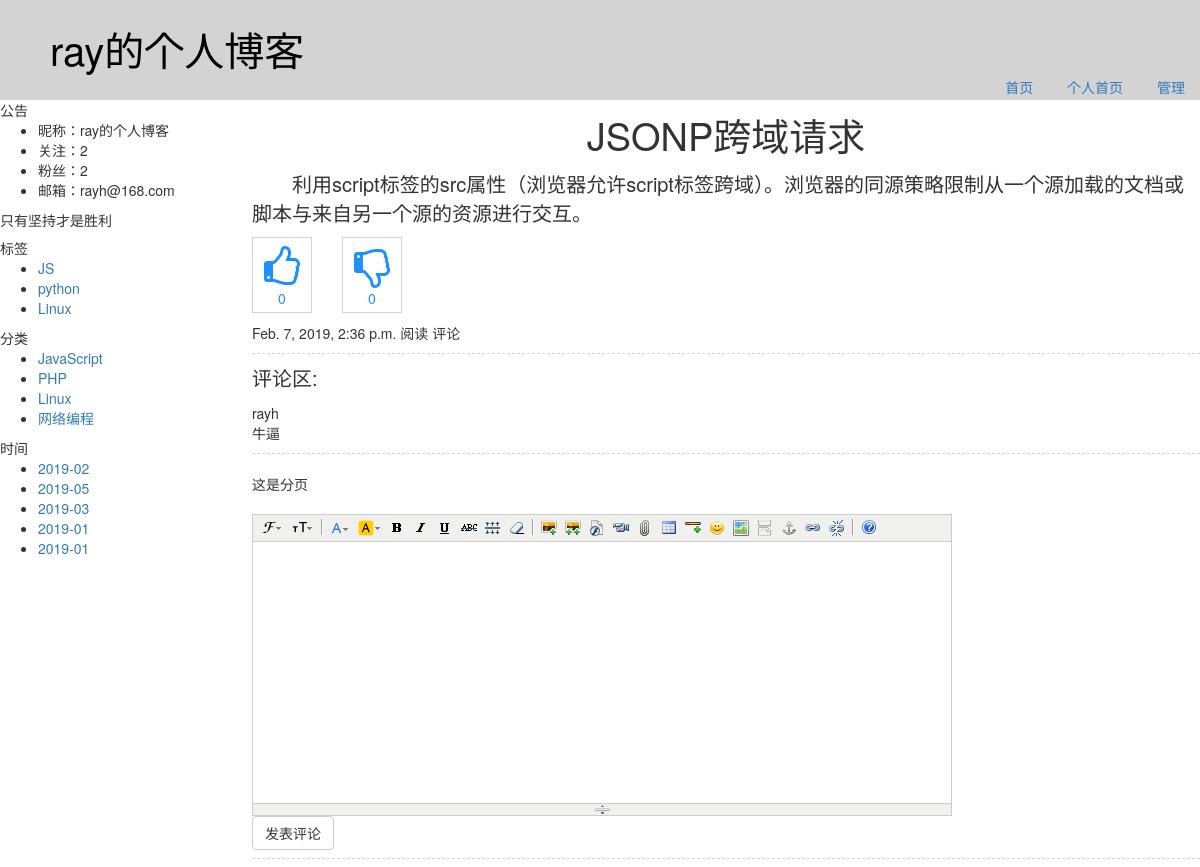
Page /ray-h/1.html on the committed database.
### repository/models.py (models this page shows, shortened)
class Blog(models.Model):
    bid = models.AutoField(primary_key=True)
    surfix = models.CharField(max_length=32,verbose_name='昵称前缀')
    theme = models.CharField(max_length=32,verbose_name='主题')
    title = models.CharField(max_length=32,verbose_name='标题')
    summary = models.CharField(max_length=32,verbose_name='简介')
    uid = models.ForeignKey(UserInfo,on_delete=models.CASCADE,unique=True)
    class Meta:
        verbose_name_plural = '博客表'

class UserInfo(models.Model):
    uid = models.AutoField(primary_key=True)
    username = models.CharField(max_length=32)
    pwd = models.CharField(max_length=32)
    email = models.EmailField(max_length=32)
    img = models.ImageField(upload_to='media/upload_imgs')
    user_user = models.ManyToManyField(
        to='UserInfo',
        through='User2User',
        through_fields=('from_user','to_user')
    )
    class Meta:
        verbose_name_plural = '用户表'

class Tag(models.Model):
    caption = models.CharField(max_length=32)
    bid = models.ForeignKey(Blog,on_delete=models.CASCADE)
    class Meta:
        verbose_name_plural = '标签表'

class Category(models.Model):
    caption = models.CharField(max_length=32,verbose_name='分类名称')
    bid = models.ForeignKey(Blog,on_delete=models.CASCADE)
    class Meta:
        verbose_name_plural = '分类表'

class Article(models.Model):
    title = models.CharField(max_length=32,verbose_name='标题')
    summary = models.CharField(max_length=100,verbose_name='简介')
    detail = models.CharField(max_length=500,verbose_name='详细')
    ctime = models.DateTimeField(null=True,blank=True)
    blog = models.ForeignKey(Blog,verbose_name='所属博客',on_delete=models.CASCADE)
    category = models.ForeignKey(Category,verbose_name='文章类型',on_delete=models.CASCADE)
    type_choices=[(1,"Python"),(2,"Linux"),(3,"JavaScript"),(4,"PHP")]      #主站的分类，通过索引查找相关信息
    article_type_id = models.IntegerField(choices=type_choices,default=None,verbose_name='主站分类')
    tags = models.ManyToManyField(
        to=Tag,
        through='Article2Tag',
        through_fields=('article','tag')
    )
    class Meta:
        verbose_name_plural='文章表'

### web/views/home.py (the view)
# urls.py: url(r'^(?P<surfix>\w+-*\w*)/(?P<nid>(\d+)).html$', home.home_article_detail),
def home_article_detail(request,surfix,nid):
    blog = Blog.objects.filter(surfix=surfix).first()
    follower = User2User.objects.filter(from_user__blog__surfix=surfix).count()
    fans = User2User.objects.filter(to_user__blog__surfix=surfix).count()
    tags = Tag.objects.filter(bid__surfix=surfix)
    category = Category.objects.filter(bid__surfix=surfix)
    ctime = Article.objects.filter(blog_id=blog.bid).extra(
        select={"p_time": "strftime('%%Y-%%m',ctime)"}
    )
    article_list = Article.objects.filter(blog__surfix=surfix,id=nid).first()
    return render(request, 'home_article_detail.html', {
        'blog': blog,
        'follower': follower,
        'fans': fans,
        'tags': tags,
        'category': category,
        'ctime': ctime,
        'article_list': article_list
    })

### templates/home_article_detail.html (shortened to what this page needs)
{% extends 'base/home_backend.html' %}
{% block style %}
    <link rel="stylesheet" href="/static/kindeditor/themes/simple/simple.css">
{% endblock %}
{% block article %}
    <div class="article">
        <p class="article-title">{{ article_list.title }}</p>
        <div class="article-detail">{{ article_list.detail }}</div>
        <div>
            <a class="thumbsUp">
                <i class="fa fa-thumbs-o-up fa-3x" aria-hidden="true"></i>0
            </a>
            <a class="thumbsDown">
                <i class="fa fa-thumbs-o-down fa-3x" aria-hidden="true"></i>0
            </a>
        </div>
        <div class="article-bottom">
                <span>{{ article_list.ctime }}</span>
                <span>阅读</span>
                <span>评论</span>
        </div>
        <p class="comment-title">评论区:</p>
        <div id="commentAll">
            <div class="comment-list">
                <span>{{ blog.uid.username }}</span>
                <p>牛逼</p>
            </div>
        </div>
        <div class="commentPage">这是分页</div>
        <div class="kindEditor">
            <input type="submit" class="btn btn-default com-btn" value="发表评论" onclick="comBtn()" />
        </div>
    </div>
{% endblock %}

### templates/base/home_backend.html (shortened to what this page needs)
<!DOCTYPE html>
<html lang="en">
<head>
    <link rel="stylesheet" href="/static/css/theme/{{ blog.theme }}.css">
    <link rel="stylesheet" href="/static/bootstrap/css/bootstrap.css">
    <link rel="stylesheet" href="/static/font-awesome/css/font-awesome.css">
    {% block style %}{% endblock %}
</head>
<body>
    <div class="title">
        <div class="title-name">{{ blog.title }}</div>
        <div class="title-left">
            <a href="/">首页</a>
            <a href="/{{ blog.surfix }}.html">个人首页</a>
            <a href="">管理</a>
        </div>
    </div>
    <div class="main">
        <div class="main-left">
            <div>
                <span>公告</span>
                <ul class="infomation">
                    <li>昵称：{{ blog.title }}</li>
                    <li>关注：{{ follower }}</li>
                    <li>粉丝：{% if fans == 0 %}
                            {{ 0|safe }}{% else %}{{ fans }}
                        {% endif %}
                    </li>
                    <li>邮箱：{{ blog.uid.email }}</li>
                </ul>
            </div>
            <div class="summary">{{ blog.summary }}</div>
            <div>
                <span>标签</span>
                <ul class="infomation">
                    {% for item in tags %}
                        <li><a href="/{{ item.bid.surfix }}/tag/{{ item.id }}.html">{{ item.caption }}</a></li>
                    {% endfor %}
                </ul>
            </div>
            <div>
                <span>分类</span>
                <ul class="infomation">
                    {% for item in category %}
                        <li><a href="/{{ item.bid.surfix }}/category/{{ item.id }}.html">{{ item.caption }}</a></li>
                    {% endfor %}
                </ul>
            </div>
            <div>
                <span>时间</span>
                <ul class="infomation">
                    {% for item in ctime %}
                        <li><a href="/{{ item.blog.surfix }}/date/{{ item.p_time }}.html">{{ item.p_time }}</a></li>
                    {% endfor %}
                </ul>
            </div>
        </div>
        <div class="main-right">
            {% block article %}
            {% endblock %}
        </div>
    </div>
</body>
</html>

### static/css/theme/default.css (style rules this page uses)
* { margin: 0;padding: 0 }
.title { width: 100%; height: 100px; background-color: lightgray; }
.title-name { color: #000; font-size: 40px; padding: 20px 0 0 50px; }
.title-left { float: right; }
.title-left a { display: inline-block; padding: 0 15px; }
.main-left { width: 20%; float: left; }
.infomation { padding-left: 38px; }
.summary { margin: 8px 0; }
.main-right { width: 79%; float: right; }
.article { padding-bottom: 8px; margin-bottom: 8px; border-bottom: 1px dashed lightgray; }
.article-title { font-size: 38px; text-align: center; margin: 8px 0; }
.article-detail { text-indent: 2em; font-size: 20px; }
.article .thumbsUp,.thumbsDown { display: inline-block; color: dodgerblue; width: 60px; height: 76px; border: 1px solid lightgrey; margin: 10px 26px 10px 0; text-align: center; padding: 8px 8px; }
.comment-title { border-top: 1px dashed lightgrey; margin: 10px 0; padding-top: 10px; font-size: 20px; }
.comment-list { border-bottom: 1px dashed lightgrey; }
.commentPage { margin: 20px 0; }

### rows in the picture
Blog: title "ray的个人博客", uid.email "rayh@168.com", summary "只有坚持才是胜利", uid.username "rayh"
Tag: caption "JS"
Tag: caption "python"
Tag: caption "Linux"
Category: caption "JavaScript"
Category: caption "PHP"
Category: caption "Linux"
Category: caption "网络编程"
Article: p_time "2019-02", title "JSONP跨域请求", detail "利用script标签的src属性（浏览器允许script标签跨域）。浏览器的同源策略限制从一个源加载的文档或脚本与来自另一个源的资源进行交互。", ctime "Feb. 7, 2019, 2:36 p.m."
Article: p_time "2019-05"
Article: p_time "2019-03"
Article: p_time "2019-01"
Article: p_time "2019-01"

### other values in the picture
{{ follower }} "2"
{{ fans }} "2"
